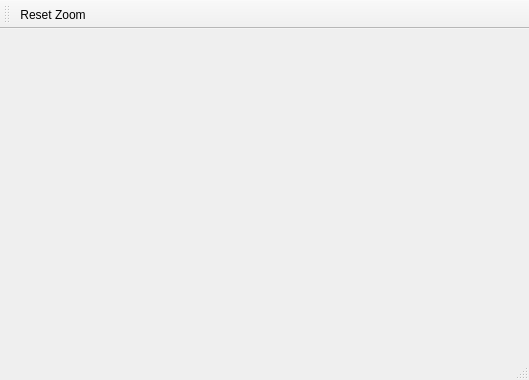
<?xml version="1.0" encoding="UTF-8"?>
<ui version="4.0">
 <class>PlotWindow</class>
 <widget class="QMainWindow" name="PlotWindow">
  <property name="geometry">
   <rect>
    <x>0</x>
    <y>0</y>
    <width>529</width>
    <height>380</height>
   </rect>
  </property>
  <property name="minimumSize">
   <size>
    <width>500</width>
    <height>300</height>
   </size>
  </property>
  <property name="windowTitle">
   <string>Plotter</string>
  </property>
  <widget class="QWidget" name="centralwidget"/>
  <widget class="QMenuBar" name="menubar">
   <property name="geometry">
    <rect>
     <x>0</x>
     <y>0</y>
     <width>529</width>
     <height>22</height>
    </rect>
   </property>
  </widget>
  <widget class="QStatusBar" name="statusbar"/>
  <widget class="QToolBar" name="toolBar">
   <property name="windowTitle">
    <string>toolBar</string>
   </property>
   <attribute name="toolBarArea">
    <enum>TopToolBarArea</enum>
   </attribute>
   <attribute name="toolBarBreak">
    <bool>false</bool>
   </attribute>
   <addaction name="actionResetZoom"/>
  </widget>
  <action name="actionResetZoom">
   <property name="text">
    <string>Reset Zoom</string>
   </property>
  </action>
 </widget>
 <resources/>
 <connections/>
</ui>
